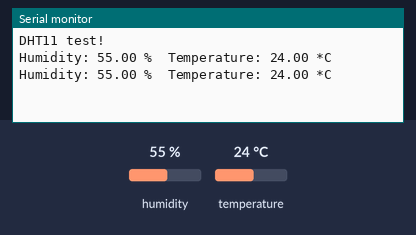
The sketch below on a simulated Arduino Uno, built with avr-gcc and run on an emulated ATmega328P. Shown: the last lines printed to the serial monitor. The inputs (shaded band) are chosen by the test bench; at power-on: humidity 55 %, temperature 24 °C.

Above: at 4.8 s.
4.9 s: humidity set to 22 %
At 7.3 s:
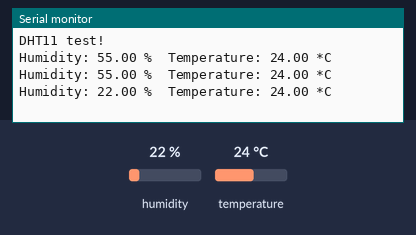
7.9 s: temperature set to 12 °C
At 8.5 s:
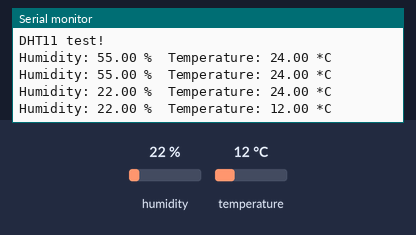
10.9 s: humidity set to 40 %
At 13.3 s:
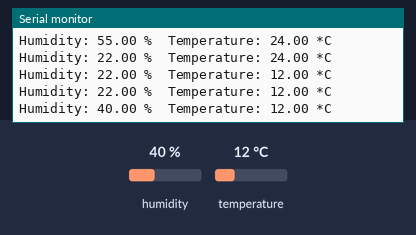
Timing chart, 0 to 14.8 s (numbered marks = the images above; inputs shaded):
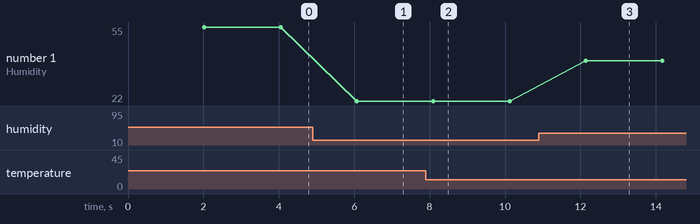

The sketch:

DHT11.ino
```cpp
#include "DHT.h"

#define DHTPIN 4  // Set the pin connected to the DHT11 data pin
#define DHTTYPE DHT11 // DHT 11

DHT dht(DHTPIN, DHTTYPE);

void setup() {
  Serial.begin(9600);
  Serial.println("DHT11 test!");
  dht.begin();
}

void loop() {
  // Wait a few seconds between measurements.
  delay(2000);

  // Reading temperature or humidity takes about 250 milliseconds!
  // Sensor readings may also be up to 2 seconds 'old' (it's a very slow sensor)
  float humidity = dht.readHumidity();
  // Read temperature as Celsius (the default)
  float temperature = dht.readTemperature();

  // Check if any reads failed and exit early (to try again).
  if (isnan(humidity) || isnan(temperature)) {
    Serial.println("Failed to read from DHT sensor!");
    return;
  }
  // Print the humidity and temperature
  Serial.print("Humidity: ");
  Serial.print(humidity);
  Serial.print(" %\t");
  Serial.print("Temperature: ");
  Serial.print(temperature);
  Serial.println(" *C");
}
```

Measured:
- after the input at 4.9 s, the serial monitor: prints a new line after 1.2 s (image 1)
- after the input at 7.9 s, the serial monitor: prints a new line after 0.20 s (image 2)
- after the input at 10.9 s, the serial monitor: prints a new line after 1.2 s (image 3)
- plotted number 1: 55 → 22 after the input at 4.9 s, 22 → 40 after the input at 10.9 s
